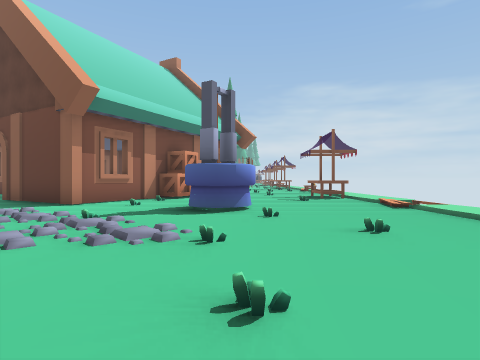
[1] (above)

24 first-person views from a walk through a Unity game level. The camera is 1.2 m above the floor, looks level and sees 80° across. The floor is counted in squares, 2 m on a side. Each view is taken from the middle of a square. On the plan, view 1 faces up. The plan holds only what a view shows up to about 9 squares ahead; the rest is blank. The place goes on beyond the plan. The player character is not drawn. Door leaves are left out, so doorways stand open.

[2]
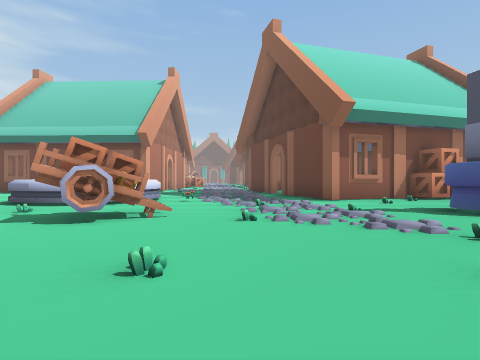

[3]
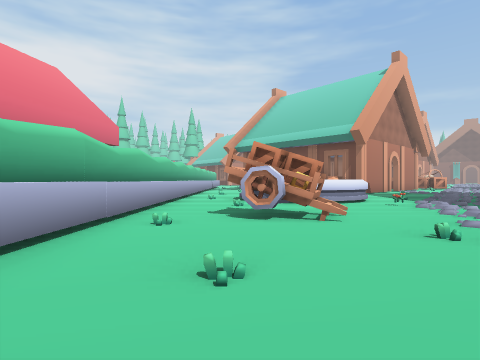

[4]
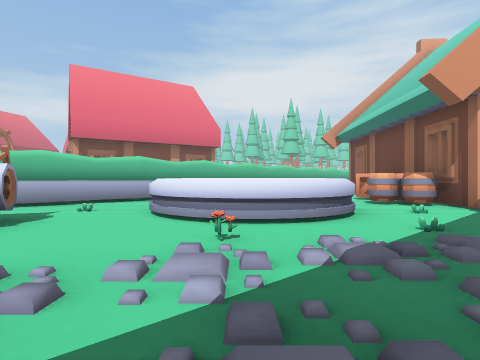

[5]
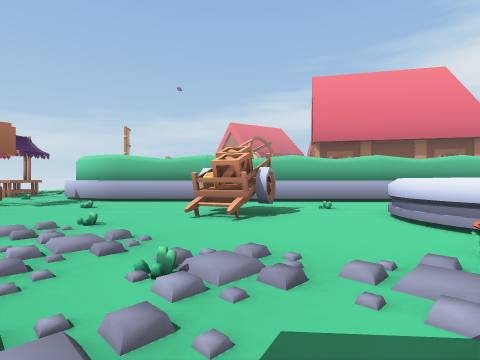

[6]
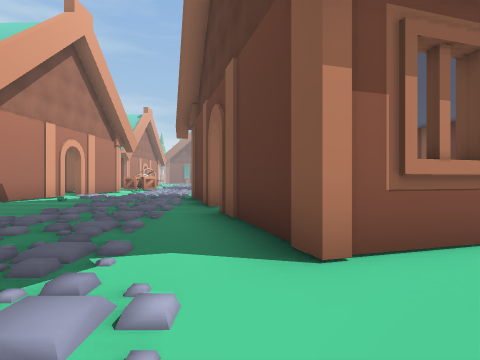

[7]
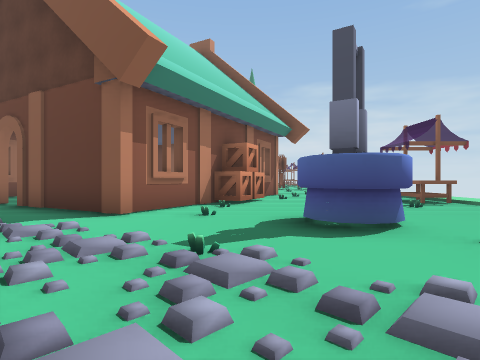

[8]
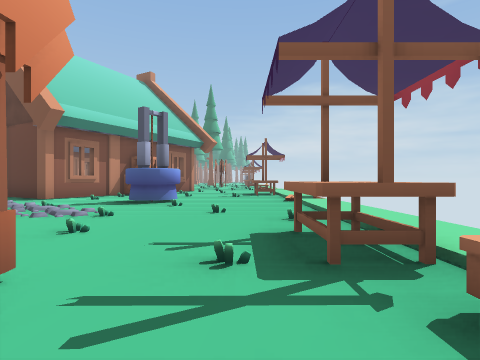

[9]
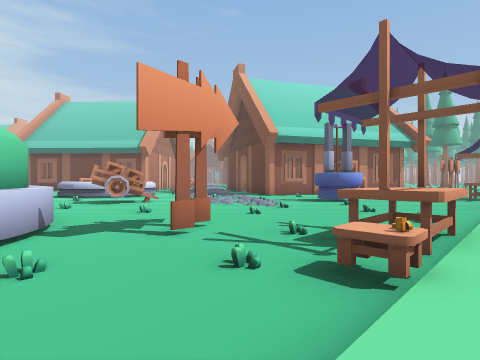

[10]
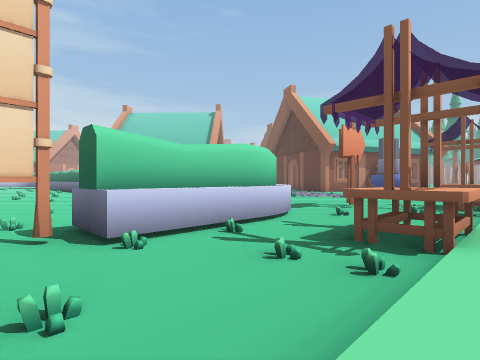

[11]
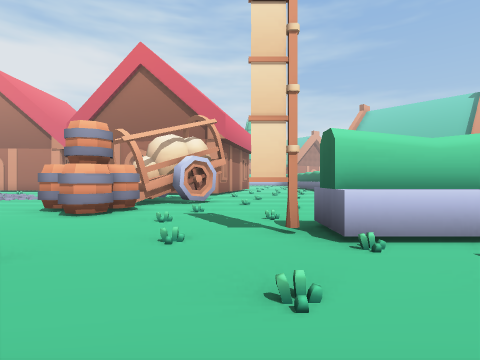

[12]
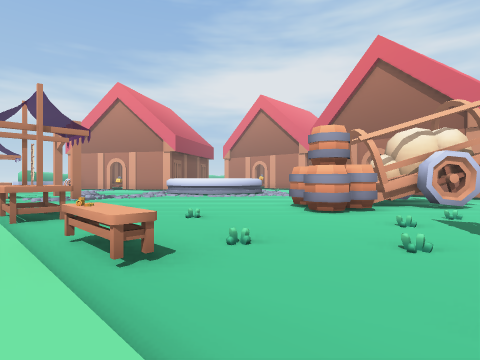

[13]
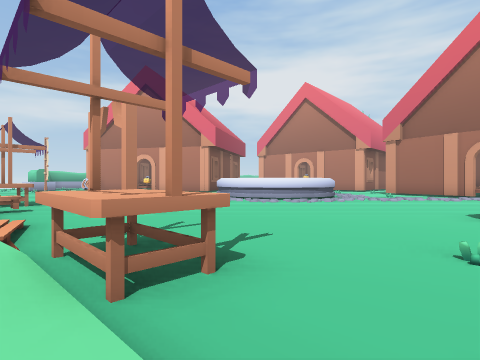

[14]
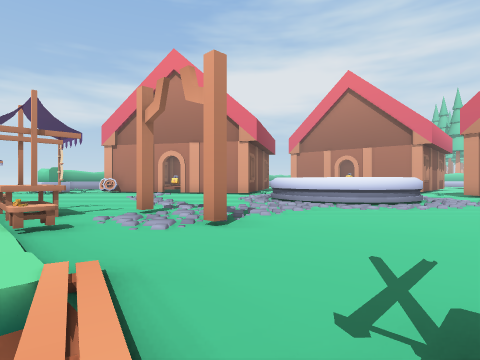

[15]
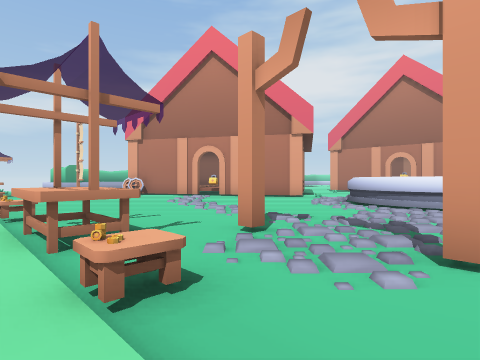

[16]
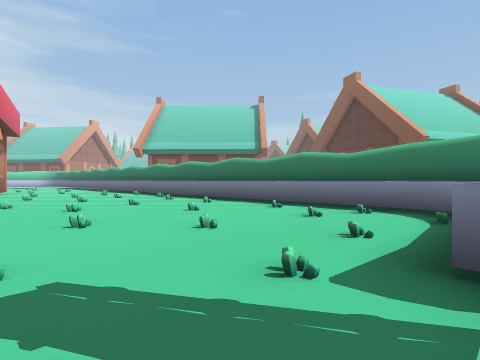

[17]
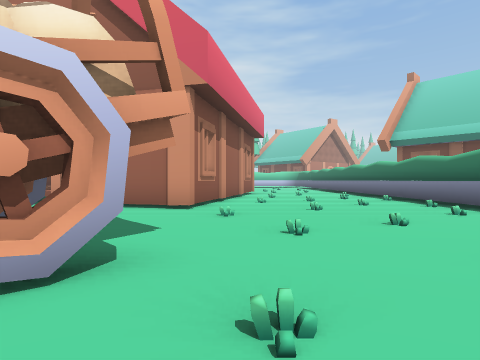

[18]
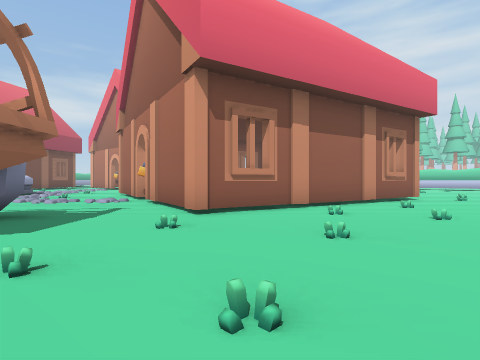

[19]
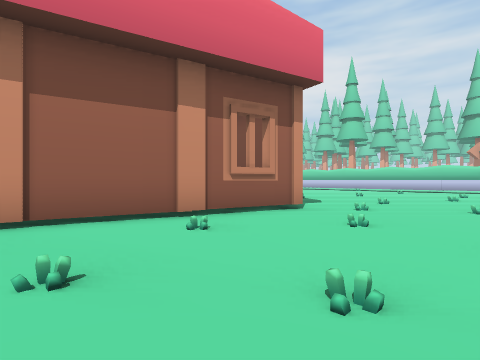

[20]
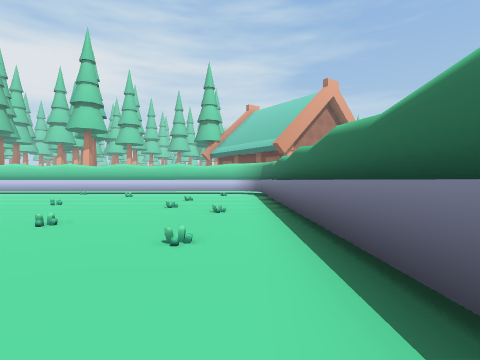

[21]
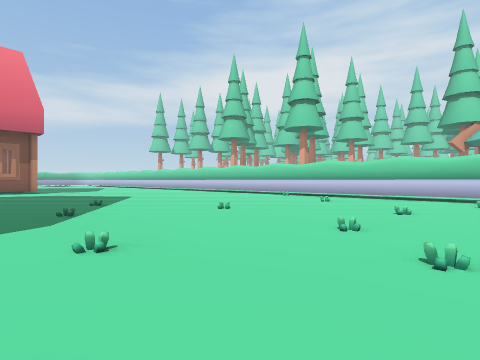

[22]
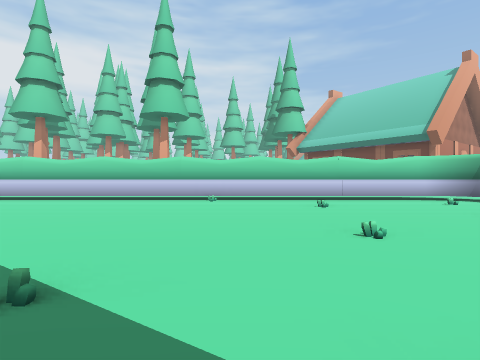

[23]
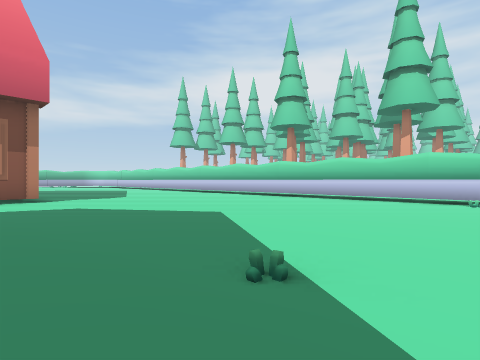

[24]
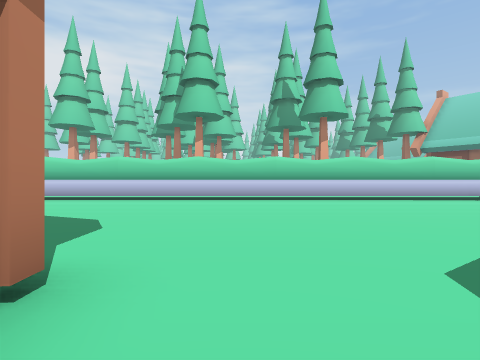

### Floor plan
Key: @ floor where view 1 was taken; # wall or solid block; x gap in a wall; . main floor; : floor 0.25 m higher than the main floor; + floor 0.75 m higher than the main floor; / step, stairs or slope; D open door; = window, fence, low wall or low ledge; ^ raised ledge; v drop or lower ground; O other object.
Columns run from 29 left of view 1 to 4 right of it. Each row starts with its distance up from view 1.
  9                     #DD   #O. ...:
  8                 .. ...#####O...O.:
  7                #O.../...##O..O...v
  6                ##...//......  .../
  5                ##.O.O....//..O...:
  4                OO..OO.O..O/O.....:
  3                OO.   O...///.O.O.:
  2                O     O../.O.....O:
  1                      O..OO...O..#:
  0                    OO.O.O..O.@.O#:
 -1                     .....O....#OO:
 -2                  #############...:
 -3  ##  #########   #############O.#:
 -4  #.. ....O.........O.O.O.O.O ^^.#
 -5 ^#.O.......O.....O.O......O.. O..:
 -6  #...O..O...O.O...O.O.O.O...O ^OO:
 -7  #........O.....O.O....O..O.O^O..:
 -8  #.O.........####....O...O.....O.:
 -9  #.....O..O.    ###^#..##..OO.O..:
-10  #.........        =...###.....OO:
-11 ^#O......O.        #...###OO....O:
-12 ^#.........        #...   OO..O..:
-13  #.........        D.............:
-14  #.........       ## ...........#:
-15  #.........            /........#:
-16  #........              ........./
-17  #........             ^.........v
-18  #.........             #^....#..:
-19  #.......#               ^../.. .:
-20  #.......                #.///#.O:
-21  #.....                  #/.....x:
-22  #....                  ##/./...#:
-23  #..                     ...//...:
-24  #                         ./...+
-25                             .....
-26                             .....
-27                               ...

Positions as (right, up) in squares from view 1, and headings:
1: (0, 0), facing up
2: (0, -1), facing up-left
3: (0, 0), facing left
4: (-5, 6), facing down-left
5: (-5, 6), facing down
6: (-3, 5), facing up-left
7: (-2, 2), facing up
8: (2, -2), facing up
9: (4, -3), facing up-left
10: (4, -8), facing up-left
11: (4, -8), facing left
12: (4, -8), facing down-left
13: (4, -12), facing down-left
14: (4, -15), facing down-left
15: (4, -18), facing down-left
16: (0, -9), facing up-left
17: (-3, -8), facing left
18: (-6, -5), facing down-left
19: (-11, -4), facing down-left
20: (-15, -4), facing left
21: (-18, -4), facing down-left
22: (-19, -10), facing left
23: (-19, -10), facing down-left
24: (-19, -18), facing left
